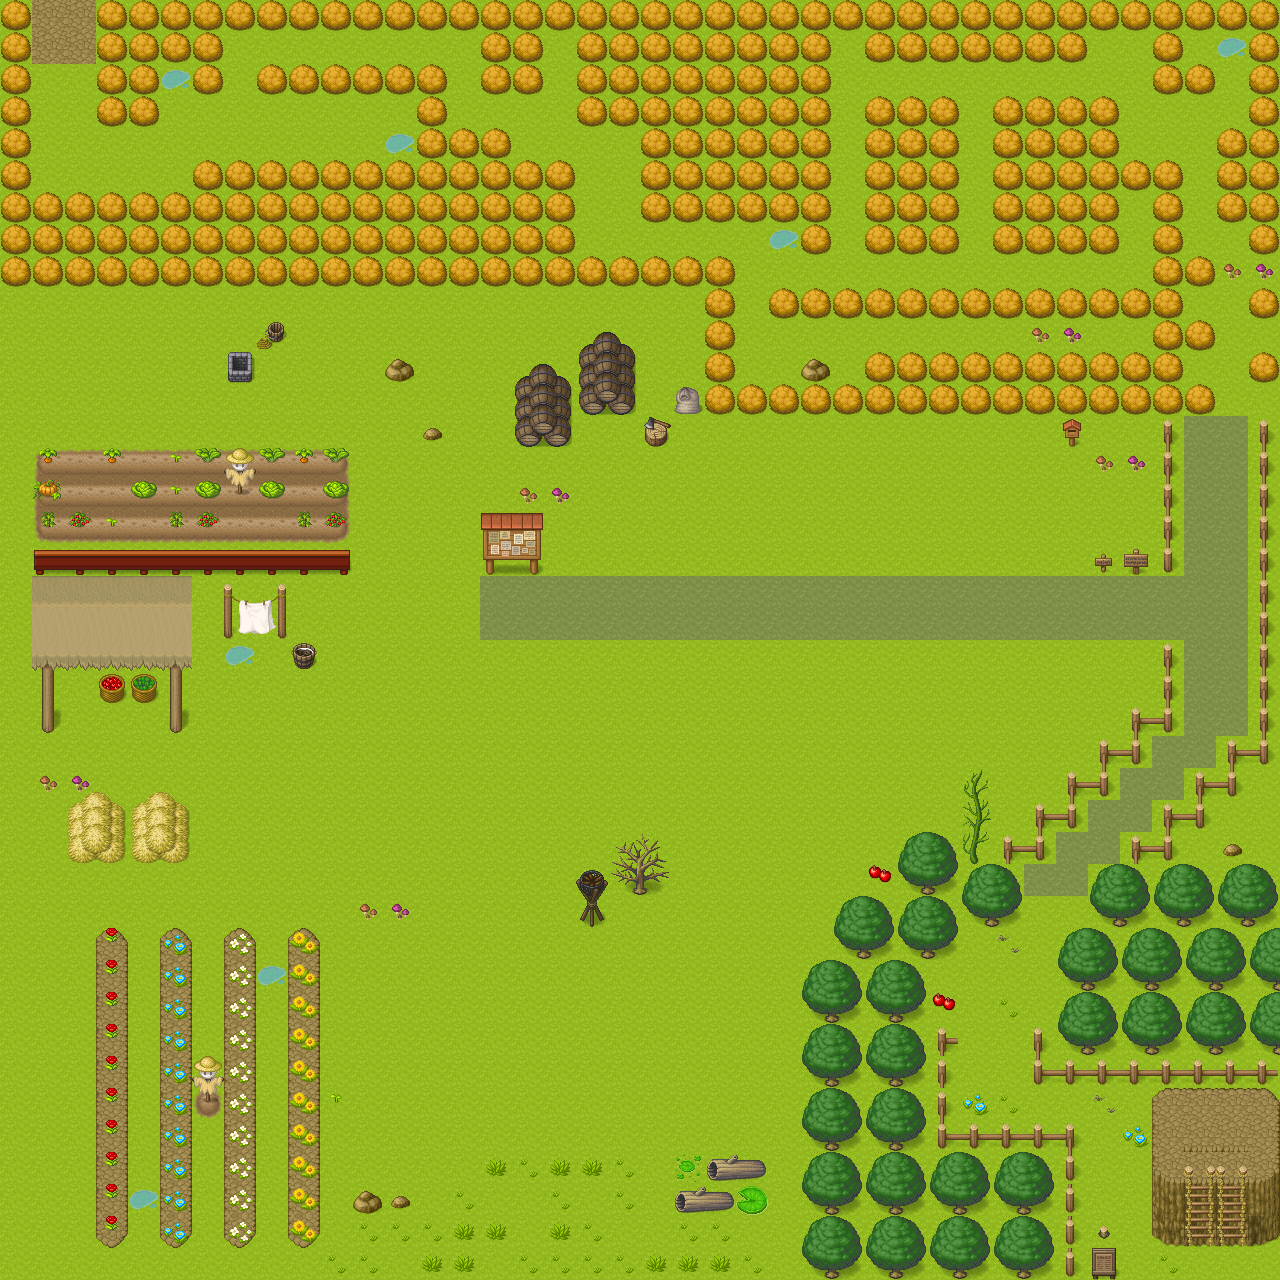

A level layout from a 2D game, rendered from its tile map. Below: a short description, then the map file with tile-grid data replaced by summaries:
An orthogonal 40x40 tile map with 32x32 px tiles, 11 tile layers (page 1, page 2, Collisions, sol, ...).

<map version="1.5" tiledversion="1.6.0" orientation="orthogonal" renderorder="right-down" width="40" height="40" tilewidth="32" tileheight="32" infinite="0" nextlayerid="18" nextobjectid="1">
 <tileset firstgid="1" source="[Base]BaseChip_pipo.tsx" />
 <layer id="15" name="page 1" width="40" height="40">
  <properties>
   <property name="openWebsite" value="/pageWeb/HTML/page1.html" />
  </properties>
  <data>[1600 cells, 24 non-empty, 1 distinct tile ids]</data>
 </layer>
 <layer id="16" name="page 2" width="40" height="40">
  <properties>
   <property name="openWebsite" value="/pageWeb/HTML/page2.html" />
  </properties>
  <data>[1600 cells, 8 non-empty, 1 distinct tile ids]</data>
 </layer>
 <layer id="13" name="Collisions" width="40" height="40">
  <data>[1600 cells, 510 non-empty, 1 distinct tile ids]</data>
 </layer>
 <layer id="1" name="sol" width="40" height="40" locked="1">
  <data>[1600 cells, 1600 non-empty, 1 distinct tile ids]</data>
 </layer>
 <layer id="4" name="barrière" width="40" height="40" offsetx="-2" offsety="0">
  <data>[1600 cells, 21 non-empty, 6 distinct tile ids]</data>
 </layer>
 <layer id="11" name="motte" width="40" height="40">
  <data>[1600 cells, 20 non-empty, 14 distinct tile ids]</data>
 </layer>
 <layer id="10" name="infranchissable" width="40" height="40">
  <data>[1600 cells, 287 non-empty, 1 distinct tile ids]</data>
 </layer>
 <layer id="6" name="details" width="40" height="40">
  <data>[1600 cells, 421 non-empty, 74 distinct tile ids]</data>
 </layer>
 <layer id="8" name="détails 2" width="40" height="40">
  <data>[1600 cells, 93 non-empty, 29 distinct tile ids]</data>
 </layer>
 <layer id="17" width="40" height="40">
  <data>[1600 cells, 0 non-empty, 0 distinct tile ids]</data>
 </layer>
 <layer id="14" name="start" width="40" height="40">
  <data>[1600 cells, 4 non-empty, 1 distinct tile ids]</data>
 </layer>
</map>
